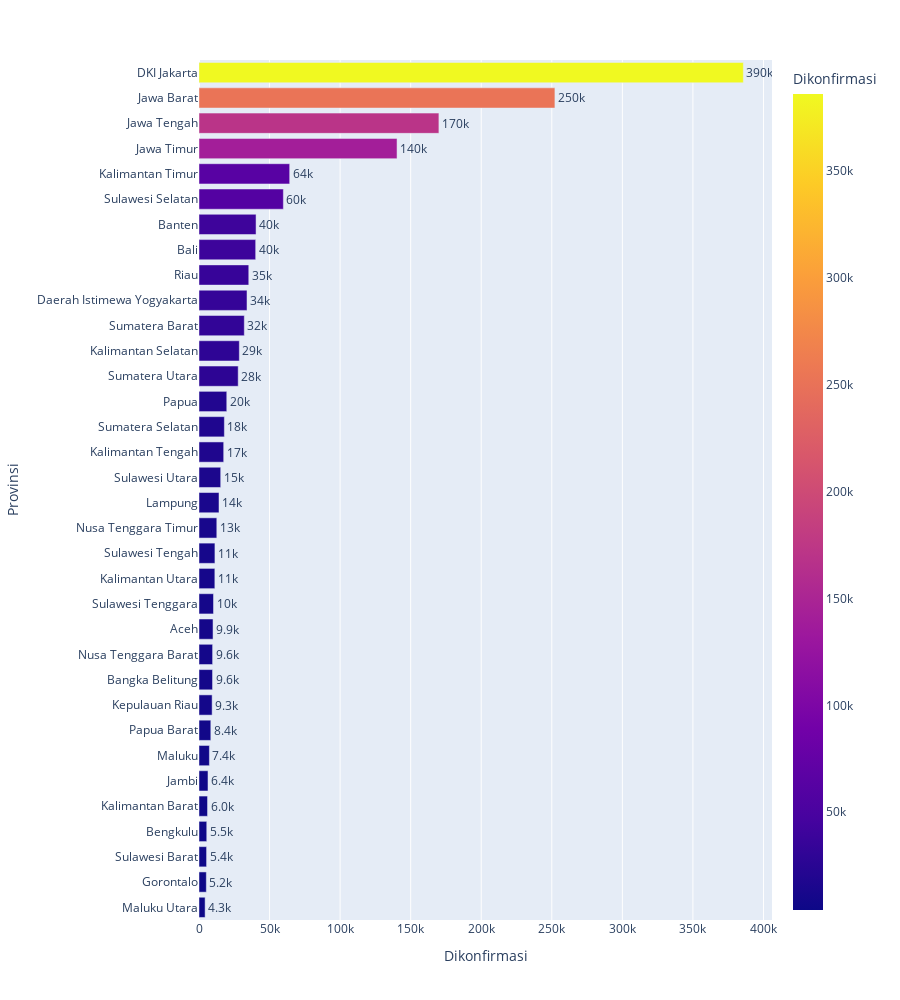

Notebook code cell kept with this figure:
### Code cell
df_sort = df.sort_values(by = "Dikonfirmasi", ascending = True, ignore_index = True)
fig = px.bar(df_sort, x='Dikonfirmasi', y='Provinsi',
             color='Dikonfirmasi', orientation='h', text = 'Dikonfirmasi', height = 1000)
fig.update_traces(texttemplate='%{text:.2s}', textposition='outside')
fig.show()

### Figure 1 — Plotly figure (JSON) as saved in the notebook; plotly's stock layout.template omitted (floating-point values rounded to 4 significant figures)
{"data": [{"alignmentgroup": "True", "hovertemplate": "Dikonfirmasi=%{marker.color}<br>Provinsi=%{y}<extra></extra>", "legendgroup": "", "marker": {"color": [4331, 5191, 5370, 5497, 6043, 6361, 7373, 8377, 9304, 9593, 9647, 9946, 10275, 11232, 11285, 12610, 14178, 15386, 17497, 17974, 19675, 27772, 28581, 32098, 34020, 35270, 40166, 40424, 59786, 64253, 140331, 169993, 252207, 385730], "coloraxis": "coloraxis"}, "name": "", "offsetgroup": "", "orientation": "h", "showlegend": false, "text": [4331, 5191, 5370, 5497, 6043, 6361, 7373, 8377, 9304, 9593, 9647, 9946, 10275, 11232, 11285, 12610, 14178, 15386, 17497, 17974, 19675, 27772, 28581, 32098, 34020, 35270, 40166, 40424, 59786, 64253, 140331, 169993, 252207, 385730], "textposition": "outside", "texttemplate": "%{text:.2s}", "type": "bar", "x": [4331, 5191, 5370, 5497, 6043, 6361, 7373, 8377, 9304, 9593, 9647, 9946, 10275, 11232, 11285, 12610, 14178, 15386, 17497, 17974, 19675, 27772, 28581, 32098, 34020, 35270, 40166, 40424, 59786, 64253, 140331, 169993, 252207, 385730], "xaxis": "x", "y": ["Maluku Utara", "Gorontalo", "Sulawesi Barat", "Bengkulu", "Kalimantan Barat", "Jambi", "Maluku", "Papua Barat", "Kepulauan Riau", "Bangka Belitung", "Nusa Tenggara Barat", "Aceh", "Sulawesi Tenggara", "Kalimantan Utara", "Sulawesi Tengah", "Nusa Tenggara Timur", "Lampung", "Sulawesi Utara", "Kalimantan Tengah", "Sumatera Selatan", "Papua", "Sumatera Utara", "Kalimantan Selatan", "Sumatera Barat", "Daerah Istimewa Yogyakarta", "Riau", "Bali", "Banten", "Sulawesi Selatan", "Kalimantan Timur", "Jawa Timur", "Jawa Tengah", "Jawa Barat", "DKI Jakarta"], "yaxis": "y"}], "layout": {"barmode": "relative", "coloraxis": {"colorbar": {"title": {"text": "Dikonfirmasi"}}, "colorscale": [[0, "#0d0887"], [0.1111, "#46039f"], [0.2222, "#7201a8"], [0.3333, "#9c179e"], [0.4444, "#bd3786"], [0.5556, "#d8576b"], [0.6667, "#ed7953"], [0.7778, "#fb9f3a"], [0.8889, "#fdca26"], [1, "#f0f921"]]}, "height": 1000, "legend": {"tracegroupgap": 0}, "margin": {"t": 60}, "xaxis": {"anchor": "y", "domain": [0, 1], "title": {"text": "Dikonfirmasi"}}, "yaxis": {"anchor": "x", "domain": [0, 1], "title": {"text": "Provinsi"}}}}
